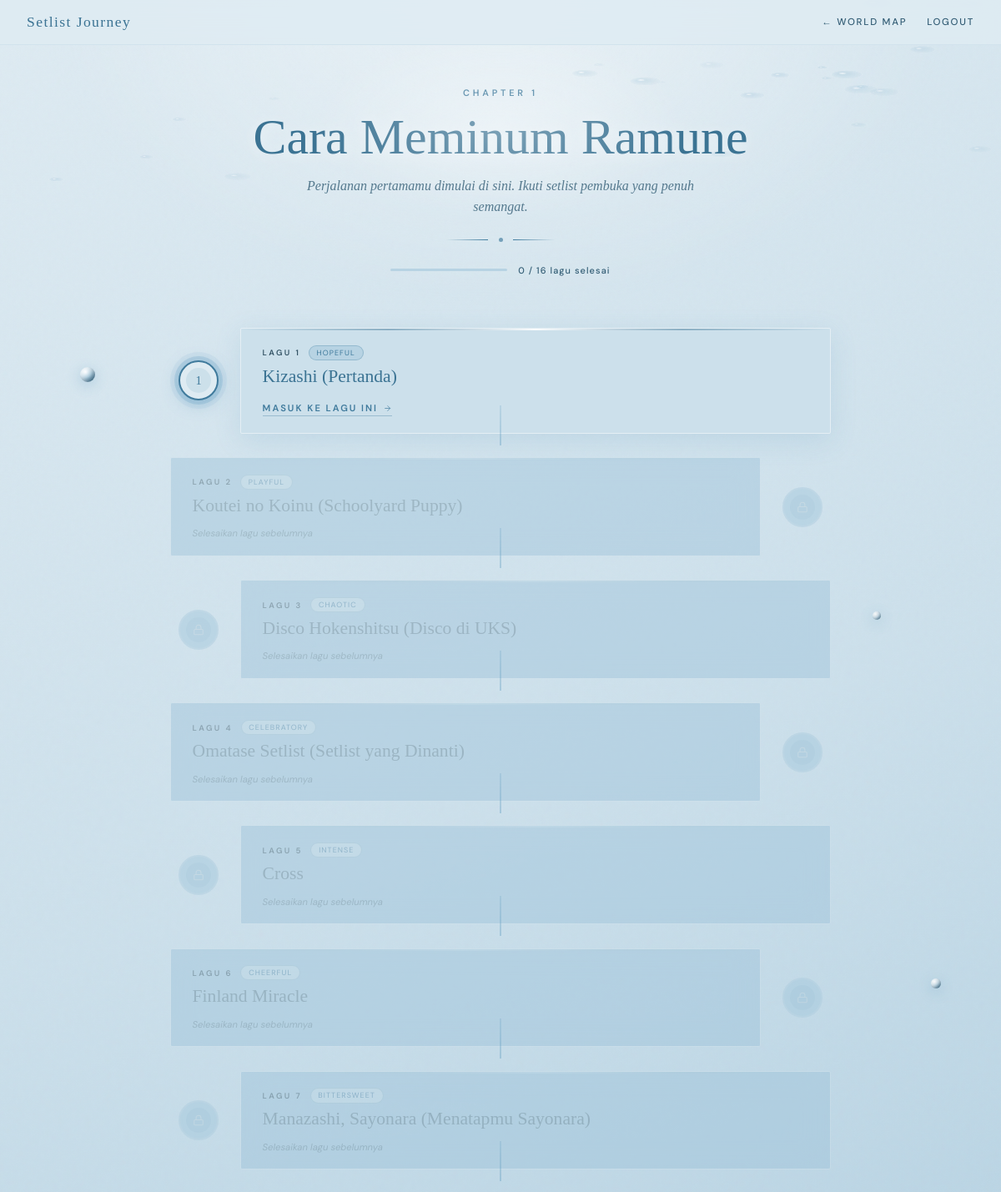
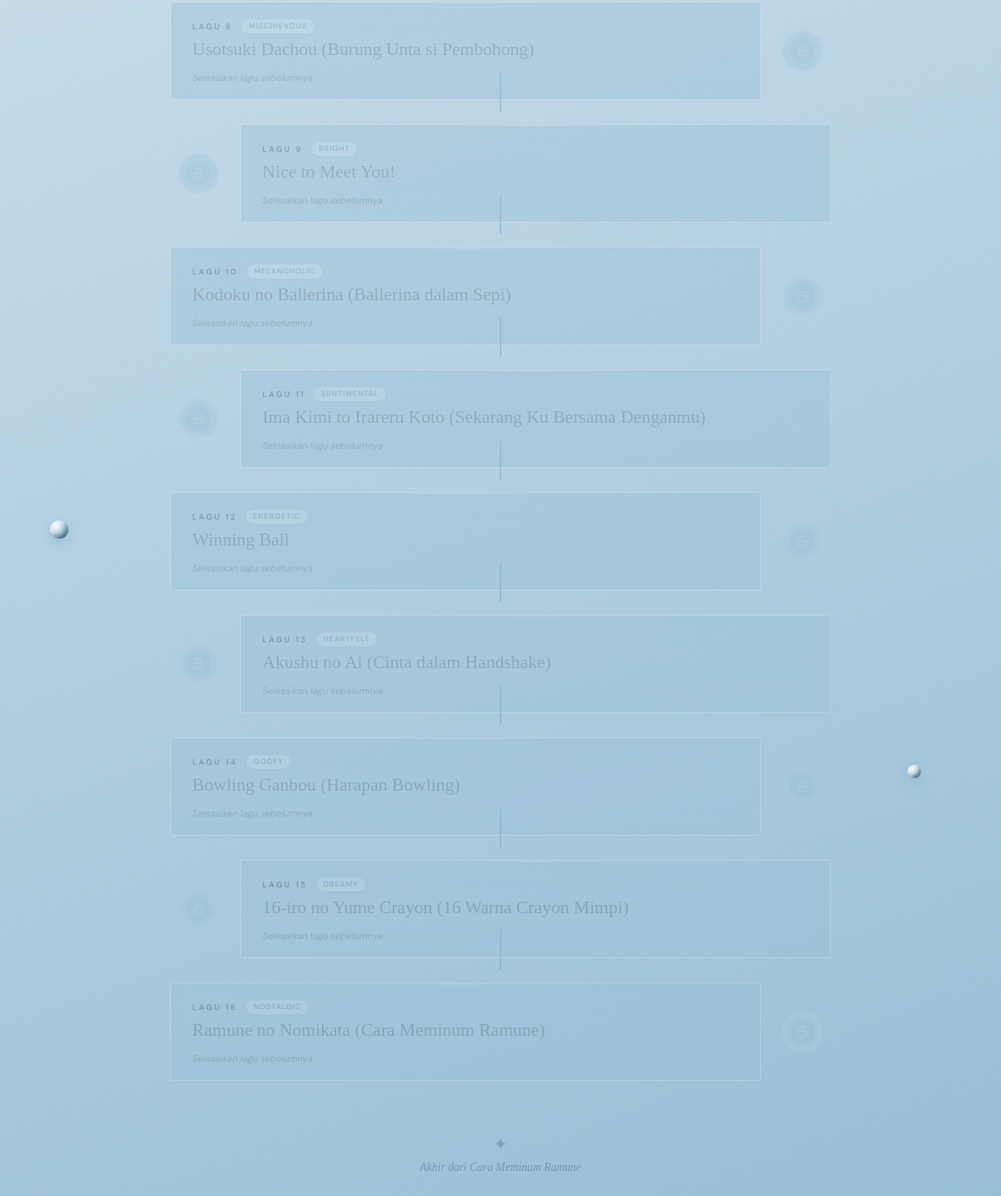
The app's page /chapter/cara-meminum-ramune (signed in) with its own data (2 pictures, top to bottom).
### tables this page shows
CREATE TABLE `chapters` (
  `id_chapter` int(11) NOT NULL,
  `judul` varchar(200) NOT NULL,
  `slug` varchar(200) NOT NULL,
  `deskripsi` text DEFAULT NULL,
  `tema_warna` varchar(7) DEFAULT '#C084FC',
  `bg_image` varchar(255) DEFAULT NULL,
  `urutan` int(11) NOT NULL,
  `is_active` tinyint(1) DEFAULT 0,
  `dibuat_pada` timestamp NOT NULL DEFAULT current_timestamp(),
  `dekorasi` varchar(50) DEFAULT 'none'
);

CREATE TABLE `tracks` (
  `id_track` int(11) NOT NULL,
  `id_chapter` int(11) NOT NULL,
  `judul_lagu` varchar(200) NOT NULL,
  `urutan` int(11) NOT NULL,
  `deskripsi` text DEFAULT NULL,
  `trivia` text DEFAULT NULL,
  `mood` varchar(50) DEFAULT NULL,
  `lirik_petikan` text DEFAULT NULL,
  `audio_preview` varchar(255) DEFAULT NULL,
  `bg_image` varchar(255) DEFAULT NULL
);

### core/Controller.php (called while the page is built, shortened)
<?php
class Controller {
    protected function view(string $path, array $data = []): void {
        extract($data);
        $viewFile = __DIR__ . '/../app/views/' . $path . '.php';
        require $viewFile;
    }
}

### app/controllers/ChapterController.php (called while the page is built, shortened)
<?php
require_once BASE_PATH . '/app/models/Chapter.php';
require_once BASE_PATH . '/app/models/Track.php';
require_once BASE_PATH . '/app/models/Progress.php';
class ChapterController extends Controller {
    private Chapter  $chapterModel;
    private Track    $trackModel;
    private Progress $progressModel;
    public function __construct() {
        $this->chapterModel  = new Chapter();
        $this->trackModel    = new Track();
        $this->progressModel = new Progress();
    }
    public function show(array $params): void {
        $slug    = $params['slug'] ?? '';
        $chapter = $this->chapterModel->findBySlug($slug);
        $tracks       = $this->trackModel->getByChapter($chapter['id_chapter']);
        $trackTerbuka = 1;
        if ($this->isLoggedIn()) {
            $userId   = Session::get('user_id');
            $progress = $this->progressModel->get($userId, $chapter['id_chapter']);
            $trackTerbuka = $progress['track_terbuka'] ?? 1;
            if (!$progress) {
                $this->progressModel->init($userId, $chapter['id_chapter']);
            }
        }
        $this->view('chapter/map', [
            'chapter'      => $chapter,
            'tracks'       => $tracks,
            'trackTerbuka' => $trackTerbuka,
            'isLoggedIn'   => $this->isLoggedIn(),
        ]);
    }
}

### index.php (called while the page is built, shortened)
<?php
require_once BASE_PATH . '/config/database.php';
require_once BASE_PATH . '/core/Session.php';
require_once BASE_PATH . '/core/Router.php';
require_once BASE_PATH . '/core/Model.php';
require_once BASE_PATH . '/core/Controller.php';
function url(string $path = ''): string {
    $base = rtrim(str_replace('\\', '/', dirname($_SERVER['SCRIPT_NAME'])), '/');
    $path = ltrim($path, '/');
    return $path ? "$base/$path" : "$base/";
}
$router = new Router();
$router->get('/',                    'HomeController',      'index');
$router->get('/login',               'AuthController',      'loginForm');
$router->post('/login',              'AuthController',      'login');
$router->get('/register',            'AuthController',      'registerForm');
$router->post('/register',           'AuthController',      'register');
$router->get('/logout',              'AuthController',      'logout');
$router->get('/worldmap',            'WorldMapController',  'index');
$router->get('/chapter/:slug',       'ChapterController',   'show');
$router->get('/track/:id',           'TrackController',     'show');
$router->post('/quest/submit',       'QuestController',     'submit');
$router->get('/quest/next/:id',      'QuestController',     'next');
$router->get('/final/:slug',         'GuestbookController', 'show');
$router->post('/final/:slug',        'GuestbookController', 'store');
$router->get('/admin',                        'AdminController',         'dashboard');
$router->get('/admin/chapters',               'AdminChapterController',  'index');
$router->get('/admin/chapters/create',        'AdminChapterController',  'create');
$router->post('/admin/chapters/store',        'AdminChapterController',  'store');
$router->get('/admin/chapters/:id/edit',      'AdminChapterController',  'edit');
$router->post('/admin/chapters/:id/update',   'AdminChapterController',  'update');
$router->post('/admin/chapters/:id/delete',   'AdminChapterController',  'delete');
$router->post('/admin/chapters/:id/toggle',   'AdminChapterController',  'toggle');
$router->get('/admin/chapters/:id/tracks',           'AdminTrackController', 'index');
$router->get('/admin/chapters/:id/tracks/create',    'AdminTrackController', 'create');
$router->post('/admin/chapters/:id/tracks/store',    'AdminTrackController', 'store');
$router->get('/admin/tracks/:id/edit',               'AdminTrackController', 'edit');
$router->post('/admin/tracks/:id/update',            'AdminTrackController', 'update');
$router->post('/admin/tracks/:id/delete',            'AdminTrackController', 'delete');
$router->get('/admin/tracks/:id/quest',              'AdminQuestController', 'show');
$router->post('/admin/tracks/:id/quest/store',       'AdminQuestController', 'store');
$router->post('/admin/quests/:id/update',            'AdminQuestController', 'update');
$router->post('/admin/quests/:id/delete',            'AdminQuestController', 'delete');
$router->get('/admin/chapters/:id/milestones',       'AdminMilestoneController', 'index');
$router->post('/admin/chapters/:id/milestones/store','AdminMilestoneController', 'store');
$router->post('/admin/milestones/:id/update',        'AdminMilestoneController', 'update');
$router->post('/admin/milestones/:id/delete',        'AdminMilestoneController', 'delete');
$router->get('/admin/users',                  'AdminUserController',     'index');
$router->post('/admin/users/:id/role',        'AdminUserController',     'updateRole');
$router->post('/admin/users/:id/delete',      'AdminUserController',     'delete');
$router->get('/admin/guestbook',              'AdminGuestbookController','index');
$router->post('/admin/guestbook/:id/delete',  'AdminGuestbookController','delete');
$router->dispatch();

### config/database.php (called while the page is built)
<?php
class Database {
    private static ?Database $instance = null;
    private PDO $connection;
    private string $host     = 'localhost';
    private string $dbname   = 'setlist_journey1';
    private string $username = 'root';
    private string $password = '';
    private string $charset  = 'utf8mb4';
    private function __construct() {
        $dsn = "mysql:host={$this->host};dbname={$this->dbname};charset={$this->charset}";
        $options = [
            PDO::ATTR_ERRMODE            => PDO::ERRMODE_EXCEPTION,
            PDO::ATTR_DEFAULT_FETCH_MODE => PDO::FETCH_ASSOC,
            PDO::ATTR_EMULATE_PREPARES   => false,
        ];
        try {
            $this->connection = new PDO($dsn, $this->username, $this->password, $options);
        } catch (PDOException $e) {
            error_log($e->getMessage());
            die("Koneksi database gagal. Silakan coba beberapa saat lagi.");
        }
    }
    public static function getInstance(): static {
        if (static::$instance === null) {
            static::$instance = new static();
        }
        return static::$instance;
    }
    public function getConnection(): PDO {
        return $this->connection;
    }
}

### core/Model.php (called while the page is built, shortened)
<?php
class Model {
    public function __construct() {
        $this->db = Database::getInstance()->getConnection();
    }
}

### app/models/Chapter.php (called while the page is built, shortened)
<?php
class Chapter extends Model {
    public function findBySlug(string $slug): array|false {
        $stmt = $this->db->prepare(
            "SELECT * FROM chapters WHERE slug = ? LIMIT 1"
        );
        $stmt->execute([$slug]);
        return $stmt->fetch();
    }
}

### core/Session.php (called while the page is built, shortened)
<?php
class Session {
    public static function get(string $key, mixed $default = null): mixed {
        return $_SESSION[$key] ?? $default;
    }
}

### app/models/Progress.php (called while the page is built, shortened)
<?php
class Progress extends Model {
    public function get(int $userId, int $chapterId): array|false {
        $stmt = $this->db->prepare(
            "SELECT * FROM user_progress
             WHERE id_user = ? AND id_chapter = ? LIMIT 1"
        );
        $stmt->execute([$userId, $chapterId]);
        return $stmt->fetch();
    }
}

### app/models/Track.php (called while the page is built, shortened)
<?php
class Track extends Model {
    public function getByChapter(int $chapterId): array {
        $stmt = $this->db->prepare(
            "SELECT t.*, c.slug AS chapter_slug
             FROM tracks t
             JOIN chapters c ON t.id_chapter = c.id_chapter
             WHERE t.id_chapter = ?
             ORDER BY t.urutan ASC"
        );
        $stmt->execute([$chapterId]);
        return $stmt->fetchAll();
    }
}

### app/views/chapter/map.php (the view, shortened to what this page needs)
<?php
$isLoggedIn = isset($_SESSION['user_id']);
$dekorasi   = htmlspecialchars($chapter['dekorasi'] ?? 'none');
$temaWarna  = htmlspecialchars($chapter['tema_warna'] ?? '#4A90B8');
?>
<!DOCTYPE html>
<html lang="id">
<head>
  <link rel="stylesheet" href="<?= BASE_URL ?>/public/assets/css/chapter.css">
</head>
<body data-dekorasi="<?= $dekorasi ?>" data-tema="<?= $temaWarna ?>">
  <div class="marble marble-1"></div>
  <div class="marble marble-2"></div>
  <div class="marble marble-3"></div>
  <div class="marble marble-4"></div>
  <div class="marble marble-5"></div>
  <nav class="nav">
    <a href="<?= url('') ?>" class="nav-brand">Setlist Journey</a>
    <div class="nav-links">
      <a href="<?= url('worldmap') ?>">← World Map</a>
      <?php if ($isLoggedIn): ?>
        <a href="<?= url('logout') ?>">Logout</a>
      <?php else: ?>
        <a href="<?= url('login') ?>">Login</a>
      <?php endif; ?>
    </div>
  </nav>
  <div class="ch-header">
    <p class="ch-label">Chapter <?= (int)$chapter['urutan'] ?></p>
    <h1 class="ch-title"><?= htmlspecialchars($chapter['judul']) ?></h1>
    <?php if ($chapter['deskripsi']): ?>
      <p class="ch-desc"><?= htmlspecialchars($chapter['deskripsi']) ?></p>
    <?php endif; ?>
    <div class="ch-divider">
      <div class="ch-divider-line"></div>
      <div class="ch-divider-dot"></div>
      <div class="ch-divider-line"></div>
    </div>
    <?php if ($isLoggedIn):
      $trackCount = count($tracks);
    ?>
      <div class="ch-progress">
        <div class="ch-progress-track">
        </div>
        <span class="ch-progress-label">
          <?= $trackTerbuka - 1 ?> / <?= $trackCount ?> lagu selesai
        </span>
      </div>
    <?php endif; ?>
  </div>
  <div class="track-wrapper">
    <div class="track-journey">
      <?php foreach ($tracks as $i => $track):
        $unlocked = $track['urutan'] <= $trackTerbuka;
        $current  = $track['urutan'] == $trackTerbuka;
        $done     = $track['urutan'] < $trackTerbuka;
        $side     = $i % 2 === 0 ? 'left' : 'right';
        $status   = $done ? 'done' : ($current ? 'current' : 'locked');
      ?>
      <div class="track-stop <?= $side ?> <?= $status ?>">
        <?php if ($i > 0): ?>
          <div class="track-connector <?= ($done || $current) ? 'lit' : '' ?>"></div>
        <?php endif; ?>
        <div class="track-node">
          <div class="node-ring">
            <div class="node-dot">
              <?php if ($done): ?>
                <svg viewBox="0 0 24 24" fill="none" stroke="currentColor" stroke-width="2.5">
                  <path d="M5 13l4 4L19 7"/>
                </svg>
              <?php elseif ($current): ?>
                <span><?= $track['urutan'] ?></span>
              <?php else: ?>
                <svg viewBox="0 0 24 24" fill="none" stroke="currentColor" stroke-width="1.8">
                  <rect x="3" y="11" width="18" height="11" rx="2"/>
                  <path d="M7 11V7a5 5 0 0110 0v4"/>
                </svg>
              <?php endif; ?>
            </div>
          </div>
        </div>
        <div class="track-card">
          <div class="track-card-accent"></div>
          <div class="track-card-inner">
            <div class="track-meta">
              <span class="track-num-label">Lagu <?= $track['urutan'] ?></span>
              <?php if ($track['mood']): ?>
                <span class="track-mood"><?= htmlspecialchars($track['mood']) ?></span>
              <?php endif; ?>
            </div>
            <h3 class="track-title"><?= htmlspecialchars($track['judul_lagu']) ?></h3>
            <?php if ($unlocked): ?>
              <a href="<?= url('track/' . $track['id_track']) ?>" class="track-btn">
                <?= $done ? 'Lihat Kembali' : 'Masuk ke Lagu Ini' ?>
                <svg viewBox="0 0 24 24" fill="none" stroke="currentColor" stroke-width="1.5">
                  <path d="M5 12h14M12 5l7 7-7 7"/>
                </svg>
              </a>
            <?php else: ?>
              <p class="track-locked-note">Selesaikan lagu sebelumnya</p>
            <?php endif; ?>
          </div>
        </div>
      </div>
      <?php endforeach; ?>
      <div class="track-end">
        <div class="end-icon">✦</div>
        <p>Akhir dari <?= htmlspecialchars($chapter['judul']) ?></p>
      </div>
    </div>
  </div>
</body>
</html>

### core/Router.php (shortened to what this page needs)
<?php
class Router {
    private array $routes = [];
    public function get(string $path, string $controller, string $method): void {
        $this->routes[] = [
            'method'     => 'GET',
            'path'       => $path,
            'controller' => $controller,
            'action'     => $method,
        ];
    }
    public function post(string $path, string $controller, string $method): void {
        $this->routes[] = [
            'method'     => 'POST',
            'path'       => $path,
            'controller' => $controller,
            'action'     => $method,
        ];
    }
    public function dispatch(): void {
    $requestMethod = $_SERVER['REQUEST_METHOD'];
    $requestUri    = parse_url($_SERVER['REQUEST_URI'], PHP_URL_PATH);
    $requestUri = rtrim($requestUri, '/') ?: '/';
        foreach ($this->routes as $route) {
            $pattern = $this->buildPattern($route['path']);
            if ($route['method'] === $requestMethod && preg_match($pattern, $requestUri, $matches)) {
                $params = array_filter($matches, 'is_string', ARRAY_FILTER_USE_KEY);
                $ctrl = new $route['controller']();
                $ctrl->{$route['action']}($params);
                return;
            }
        }
    }
    private function buildPattern(string $path): string {
        $pattern = preg_replace('/\/:([a-zA-Z_]+)/', '/(?P<$1>[^/]+)', $path);
        return '#^' . $pattern . '$#';
    }
}

### records on screen
chapters: urutan "1", judul "Cara Meminum Ramune", deskripsi "Perjalanan pertamamu dimulai di sini. Ikuti setlist pembuka yang penuh semangat.", trackTerbuka "0", trackCount "16"
tracks: urutan "1", mood "HOPEFUL", judul_lagu "Kizashi (Pertanda)", shows "MASUK KE LAGU INI"
tracks: urutan "2", mood "PLAYFUL", judul_lagu "Koutei no Koinu (Schoolyard Puppy)", shows "Selesaikan lagu sebelumnya"
tracks: urutan "3", mood "CHAOTIC", judul_lagu "Disco Hokenshitsu (Disco di UKS)", shows "Selesaikan lagu sebelumnya"
tracks: urutan "4", mood "CELEBRATORY", judul_lagu "Omatase Setlist (Setlist yang Dinanti)", shows "Selesaikan lagu sebelumnya"
tracks: urutan "5", mood "INTENSE", judul_lagu "Cross", shows "Selesaikan lagu sebelumnya"
tracks: urutan "6", mood "CHEERFUL", judul_lagu "Finland Miracle", shows "Selesaikan lagu sebelumnya"
tracks: urutan "7", mood "BITTERSWEET", judul_lagu "Manazashi, Sayonara (Menatapmu Sayonara)", shows "Selesaikan lagu sebelumnya"
tracks: urutan "8", mood "MISCHIEVOUS", judul_lagu "Usotsuki Dachou (Burung Unta si Pembohong)", shows "Selesaikan lagu sebelumnya"
tracks: urutan "9", mood "BRIGHT", judul_lagu "Nice to Meet You!", shows "Selesaikan lagu sebelumnya"
tracks: urutan "10", mood "MELANCHOLIC", judul_lagu "Kodoku no Ballerina (Ballerina dalam Sepi)", shows "Selesaikan lagu sebelumnya"
tracks: urutan "11", mood "SENTIMENTAL", judul_lagu "Ima Kimi to Irareru Koto (Sekarang Ku Bersama Denganmu)", shows "Selesaikan lagu sebelumnya"
tracks: urutan "12", mood "ENERGETIC", judul_lagu "Winning Ball", shows "Selesaikan lagu sebelumnya"
tracks: urutan "13", mood "HEARTFELT", judul_lagu "Akushu no Ai (Cinta dalam Handshake)", shows "Selesaikan lagu sebelumnya"
tracks: urutan "14", mood "GOOFY", judul_lagu "Bowling Ganbou (Harapan Bowling)", shows "Selesaikan lagu sebelumnya"
tracks: urutan "15", mood "DREAMY", judul_lagu "16-iro no Yume Crayon (16 Warna Crayon Mimpi)", shows "Selesaikan lagu sebelumnya"
tracks: urutan "16", mood "NOSTALGIC", judul_lagu "Ramune no Nomikata (Cara Meminum Ramune)", shows "Selesaikan lagu sebelumnya"
